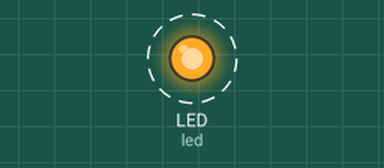
This program was run on a simulated CircuitPython board. On the bench: output pins drawn as LEDs (lit = HIGH). Dashed ring = blinking. What the program prints to the serial console is not drawn.

Above: at 0.5 s.
Timing chart, 0 to 4.6 s (numbered marks = the images above):
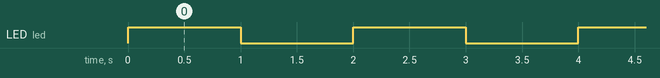

The program:

module_0.py
```python
"""
CircuitPython Intro Tutorials - Module 0

The first step to using any microcontroller is making sure it isn't broken!
Start with a simple "Hello World!" and a blink of the LED
"""

# First, import board and digitalio - they give us control over the pins on our microcontroller
import board
import digitalio
import time
# Print works just like Python!
print("Hello World!")

# Now, get the LED pin from our board
led = board.LED

# then, use digitalio to get the pin ready to be an output
led = digitalio.DigitalInOut(led)
led.direction = digitalio.Direction.OUTPUT

# finally, turn it on!
while True:
    led.value = True
    time.sleep(1)
    led.value = False
    time.sleep(1)


"""
Important things to remember:
1. Pins need to be set up to use them
2. import board gives us the pins
3. digitalio turns them into an input or output (electricity on/off)
"""
```

Measured:
- by itself, LED (led): alternates HIGH for 1.0 s and LOW for 1.0 s
